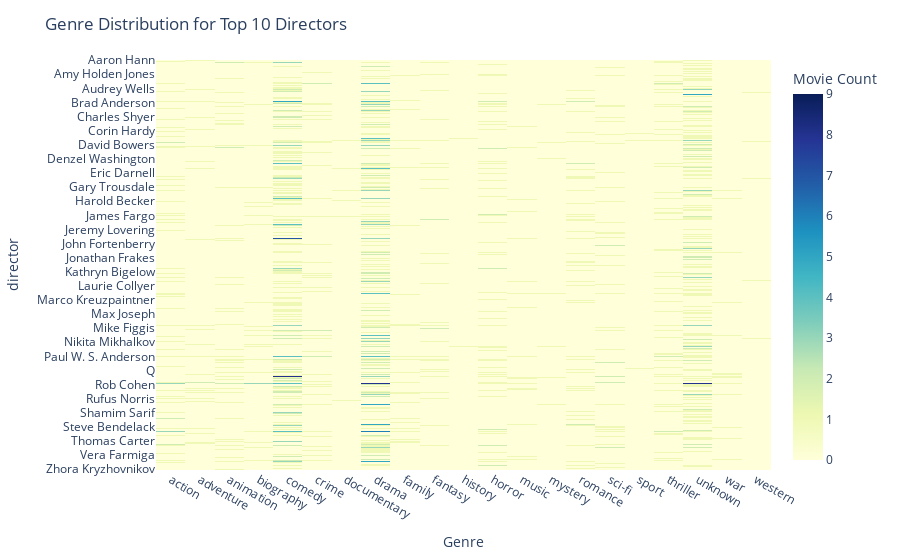

Source (notebook cell):
### Code cell
# Analyze the distribution of genres for each of the top 10 most prolific directors using Plotly

import plotly.express as px

fig = px.imshow(
    director_genre_pivot,
    labels=dict(x="Genre", y="director", color="Movie Count"),
    x=director_genre_pivot.columns,
    y=director_genre_pivot.index,
    aspect="auto",
    color_continuous_scale="YlGnBu",
)
fig.update_layout(title="Genre Distribution for Top 10 Directors")
fig.show()

### Figure 1 — Plotly figure (JSON) as saved in the notebook; plotly's stock layout.template omitted (floating-point values rounded to 4 significant figures; data arrays with more than 128 entries replaced by an {"elided": "..."} marker saying what was removed)
{"data": [{"coloraxis": "coloraxis", "hovertemplate": "Genre: %{x}<br>director: %{y}<br>Movie Count: %{z}<extra></extra>", "name": "0", "type": "heatmap", "x": ["action", "adventure", "animation", "biography", "comedy", "crime", "documentary", "drama", "family", "fantasy", "history", "horror", "music", "mystery", "romance", "sci-fi", "sport", "thriller", "unknown", "war", "western"], "xaxis": "x", "y": {"elided": "1947 str values"}, "yaxis": "y", "z": {"elided": "1947x21 int values"}}], "layout": {"coloraxis": {"colorbar": {"title": {"text": "Movie Count"}}, "colorscale": [[0, "rgb(255,255,217)"], [0.125, "rgb(237,248,177)"], [0.25, "rgb(199,233,180)"], [0.375, "rgb(127,205,187)"], [0.5, "rgb(65,182,196)"], [0.625, "rgb(29,145,192)"], [0.75, "rgb(34,94,168)"], [0.875, "rgb(37,52,148)"], [1, "rgb(8,29,88)"]]}, "margin": {"t": 60}, "title": {"text": "Genre Distribution for Top 10 Directors"}, "xaxis": {"anchor": "y", "domain": [0, 1], "title": {"text": "Genre"}}, "yaxis": {"anchor": "x", "autorange": "reversed", "domain": [0, 1], "title": {"text": "director"}}}}
